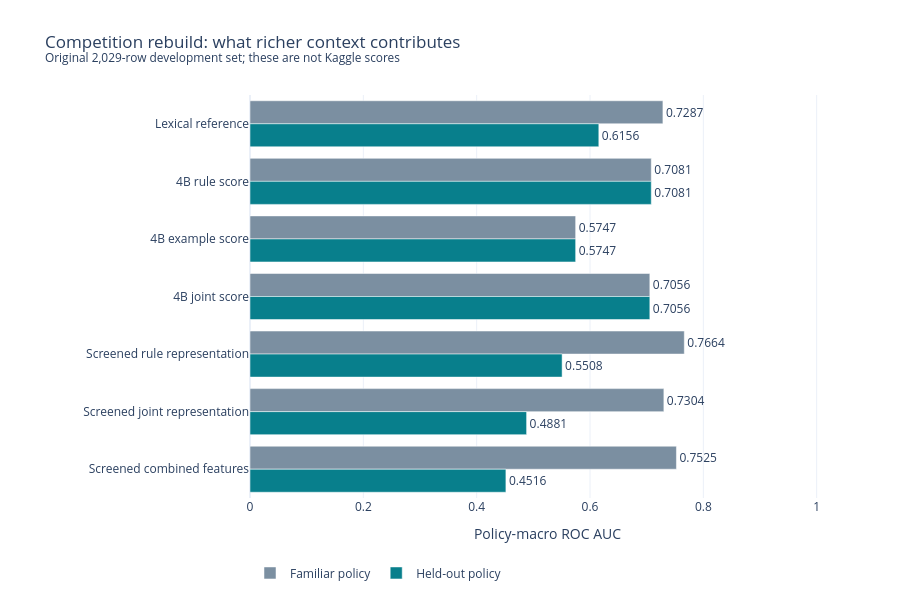

Here is the notebook cell this chart was saved with:
### Markdown cell above
## Competition rebuild: richer rule and example representations

**Question:** At a fixed 4B backbone and classifier, do joint context and representation interactions improve policy transfer? The extractor never receives development targets. All learned screens and classifiers fit inside purged training folds. These are repeated development measurements on two policies, not a new holdout or a Kaggle score. The original lexical submission remains the recorded baseline.

### Code cell
import sys
sys.path.insert(0, str(root / 'scripts'))
from build_competition_report import evidence as competition_evidence, display_comparison
competition = competition_evidence(root)
print('Inference run:', competition['provenance']['inference_run_id'])
print('Unique candidate columns:', competition['protocol']['unique_candidates'])
print('Fixed classifier fits:', competition['protocol']['fixed_classifier_fits'])
display(metric_table(competition['results'], heldout=True))
display_comparison(root)

### Figure 1 — Plotly figure (JSON) as saved in the notebook; plotly's stock layout.template omitted (floating-point values rounded to 4 significant figures)
{"data": [{"marker": {"color": "#7b8fa1"}, "name": "Familiar policy", "orientation": "h", "text": ["0.7287", "0.7081", "0.5747", "0.7056", "0.7664", "0.7304", "0.7525"], "textposition": "outside", "type": "bar", "x": [0.7287, 0.7081, 0.5747, 0.7056, 0.7664, 0.7304, 0.7525], "y": ["Lexical reference", "4B rule score", "4B example score", "4B joint score", "Screened rule representation", "Screened joint representation", "Screened combined features"]}, {"marker": {"color": "#087f8c"}, "name": "Held-out policy", "orientation": "h", "text": ["0.6156", "0.7081", "0.5747", "0.7056", "0.5508", "0.4881", "0.4516"], "textposition": "outside", "type": "bar", "x": [0.6156, 0.7081, 0.5747, 0.7056, 0.5508, 0.4881, 0.4516], "y": ["Lexical reference", "4B rule score", "4B example score", "4B joint score", "Screened rule representation", "Screened joint representation", "Screened combined features"]}], "layout": {"barmode": "group", "height": 600, "legend": {"orientation": "h", "y": -0.15}, "margin": {"b": 65, "l": 250, "r": 55, "t": 95}, "title": {"text": "Competition rebuild: what richer context contributes<br><sup>Original 2,029-row development set; these are not Kaggle scores</sup>"}, "xaxis": {"range": [0, 1.05], "title": {"text": "Policy-macro ROC AUC"}}, "yaxis": {"autorange": "reversed"}}}
